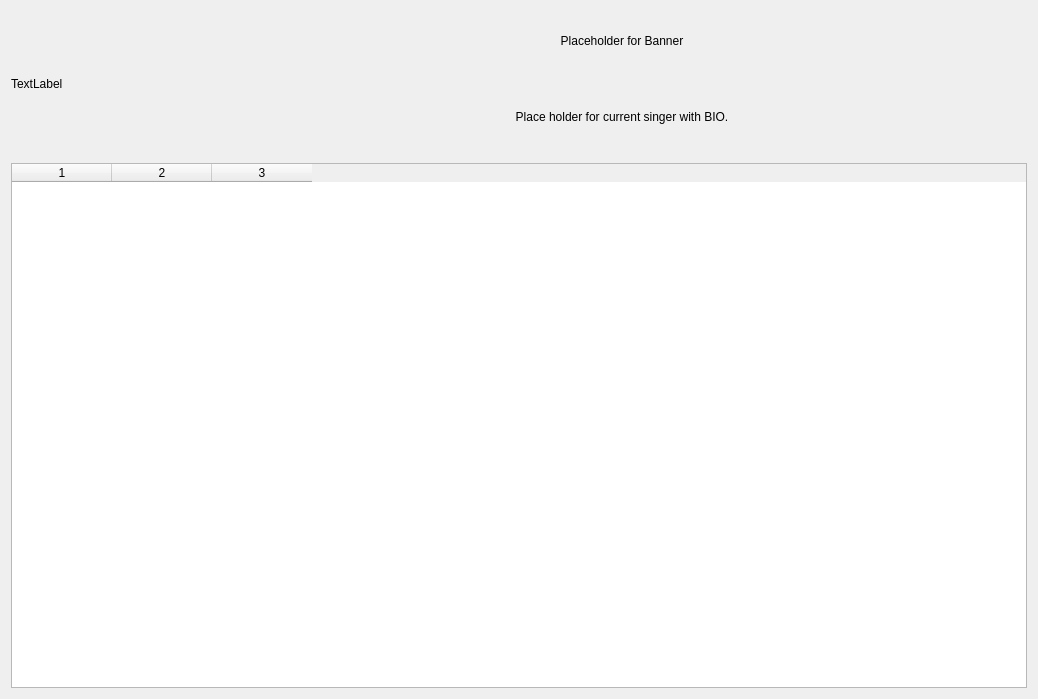
<?xml version="1.0" encoding="UTF-8"?>
<ui version="4.0">
 <class>Queue</class>
 <widget class="QWidget" name="Queue">
  <property name="geometry">
   <rect>
    <x>0</x>
    <y>0</y>
    <width>1038</width>
    <height>699</height>
   </rect>
  </property>
  <property name="windowTitle">
   <string>Form</string>
  </property>
  <layout class="QGridLayout" name="gridLayout">
   <item row="0" column="0">
    <layout class="QVBoxLayout" name="verticalLayout_2">
     <item>
      <layout class="QHBoxLayout" name="horizontalLayout">
       <item>
        <widget class="QLabel" name="label">
         <property name="sizePolicy">
          <sizepolicy hsizetype="Maximum" vsizetype="Preferred">
           <horstretch>0</horstretch>
           <verstretch>0</verstretch>
          </sizepolicy>
         </property>
         <property name="maximumSize">
          <size>
           <width>200</width>
           <height>16777215</height>
          </size>
         </property>
         <property name="text">
          <string>TextLabel</string>
         </property>
        </widget>
       </item>
       <item>
        <layout class="QVBoxLayout" name="verticalLayout">
         <item>
          <widget class="QLabel" name="banner">
           <property name="sizePolicy">
            <sizepolicy hsizetype="Preferred" vsizetype="Fixed">
             <horstretch>0</horstretch>
             <verstretch>0</verstretch>
            </sizepolicy>
           </property>
           <property name="minimumSize">
            <size>
             <width>0</width>
             <height>60</height>
            </size>
           </property>
           <property name="text">
            <string>Placeholder for Banner</string>
           </property>
           <property name="alignment">
            <set>Qt::AlignCenter</set>
           </property>
          </widget>
         </item>
         <item>
          <widget class="QLabel" name="bio">
           <property name="sizePolicy">
            <sizepolicy hsizetype="Preferred" vsizetype="Fixed">
             <horstretch>0</horstretch>
             <verstretch>0</verstretch>
            </sizepolicy>
           </property>
           <property name="minimumSize">
            <size>
             <width>0</width>
             <height>80</height>
            </size>
           </property>
           <property name="text">
            <string>Place holder for current singer with BIO.</string>
           </property>
           <property name="alignment">
            <set>Qt::AlignCenter</set>
           </property>
          </widget>
         </item>
        </layout>
       </item>
      </layout>
     </item>
     <item>
      <widget class="QTableWidget" name="queue_table">
       <property name="verticalScrollMode">
        <enum>QAbstractItemView::ScrollPerPixel</enum>
       </property>
       <property name="columnCount">
        <number>3</number>
       </property>
       <column/>
       <column/>
       <column/>
      </widget>
     </item>
    </layout>
   </item>
  </layout>
 </widget>
 <resources/>
 <connections/>
</ui>
